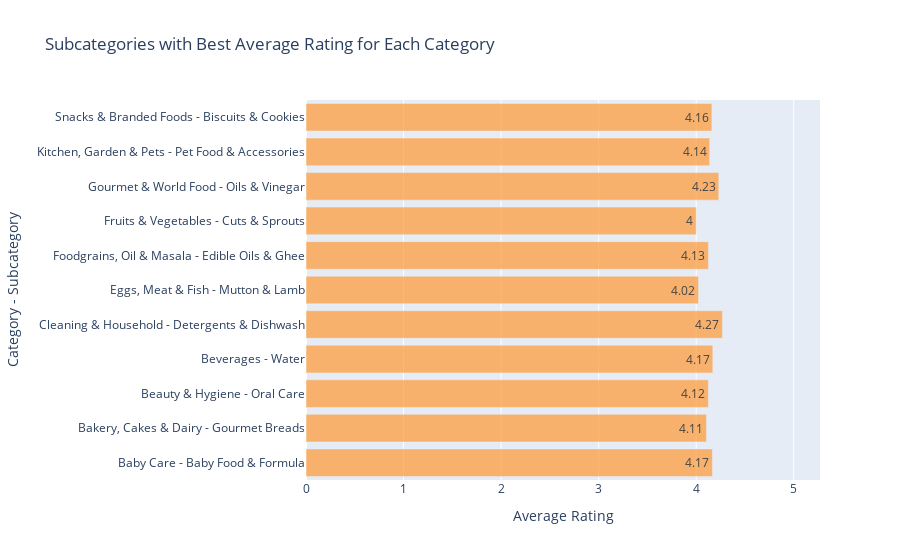
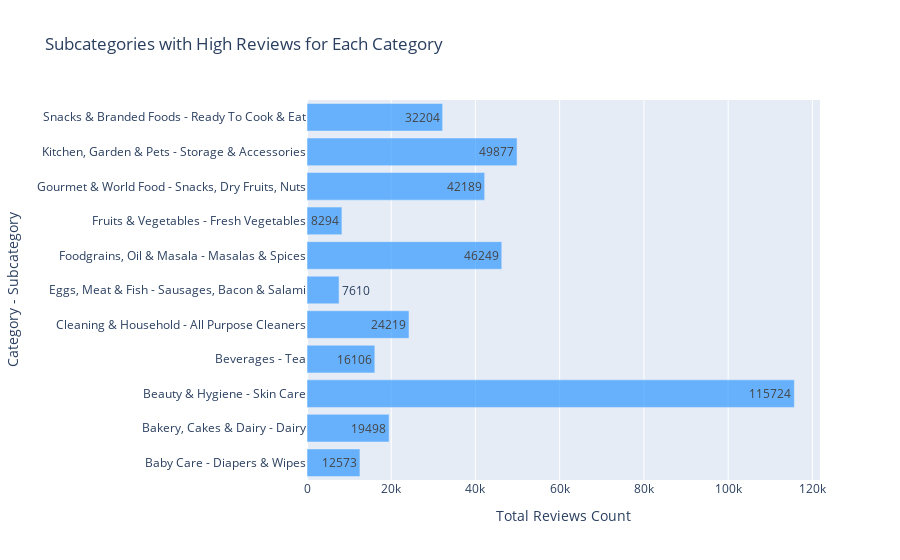

Source (notebook cell) for these figures, in order:
### Markdown cell above
### Combination of category and sub-category list to be shown in ppt

### Code cell
import plotly.graph_objects as go

# Create figure for best product rating
fig1 = go.Figure(go.Bar(
    y=best_subcategories_rating['category'] + ' - ' + best_subcategories_rating['product_subcategory'],
    x=best_subcategories_rating['avg_product_rating'],
    name='Average Product Rating',
    orientation='h',
    marker=dict(color='rgba(255, 153, 51, 0.7)'),
    text=best_subcategories_rating['avg_product_rating'].round(2),
    textposition='auto'
))

fig1.update_layout(
    title='Subcategories with Best Average Rating for Each Category',
    yaxis=dict(title='Category - Subcategory'),
    xaxis=dict(title='Average Rating', range=[0, best_subcategories_rating['avg_product_rating'].max() + 1]), 
    bargap=0.2,
    margin=dict(l=150),
)

# Create figure for best customer reviews count
fig2 = go.Figure(go.Bar(
    y=best_subcategories_reviews['category'] + ' - ' + best_subcategories_reviews['product_subcategory'],
    x=best_subcategories_reviews['total_reviews'],
    name='Total Customer Reviews Count',
    orientation='h',
    marker=dict(color='rgba(51, 153, 255, 0.7)'),
    text=best_subcategories_reviews['total_reviews'],
    textposition='auto'
))

fig2.update_layout(
    title='Subcategories with High Reviews for Each Category',
    yaxis=dict(title='Category - Subcategory'),
    xaxis=dict(title='Total Reviews Count'),
    bargap=0.2,
    margin=dict(l=150)
)

# Show the plots one below another
fig1.show()
fig2.show()

### Figure 1 — Plotly figure (JSON) as saved in the notebook; plotly's stock layout.template omitted (floating-point values rounded to 4 significant figures)
{"data": [{"marker": {"color": "rgba(255, 153, 51, 0.7)"}, "name": "Average Product Rating", "orientation": "h", "text": [4.17, 4.11, 4.12, 4.17, 4.27, 4.02, 4.13, 4, 4.23, 4.14, 4.16], "textposition": "auto", "type": "bar", "x": [4.166, 4.106, 4.125, 4.171, 4.269, 4.024, 4.126, 4.001, 4.232, 4.138, 4.161], "y": ["Baby Care - Baby Food & Formula", "Bakery, Cakes & Dairy - Gourmet Breads", "Beauty & Hygiene - Oral Care", "Beverages - Water", "Cleaning & Household - Detergents & Dishwash", "Eggs, Meat & Fish - Mutton & Lamb", "Foodgrains, Oil & Masala - Edible Oils & Ghee", "Fruits & Vegetables - Cuts & Sprouts", "Gourmet & World Food - Oils & Vinegar", "Kitchen, Garden & Pets - Pet Food & Accessories", "Snacks & Branded Foods - Biscuits & Cookies"]}], "layout": {"bargap": 0.2, "margin": {"l": 150}, "title": {"text": "Subcategories with Best Average Rating for Each Category"}, "xaxis": {"range": [0, 5.269], "title": {"text": "Average Rating"}}, "yaxis": {"title": {"text": "Category - Subcategory"}}}}

### Figure 2 — Plotly figure (JSON) as saved in the notebook; plotly's stock layout.template omitted (floating-point values rounded to 4 significant figures)
{"data": [{"marker": {"color": "rgba(51, 153, 255, 0.7)"}, "name": "Total Customer Reviews Count", "orientation": "h", "text": [12573, 19498, 115724, 16106, 24219, 7610, 46249, 8294, 42189, 49877, 32204], "textposition": "auto", "type": "bar", "x": [12573, 19498, 115724, 16106, 24219, 7610, 46249, 8294, 42189, 49877, 32204], "y": ["Baby Care - Diapers & Wipes", "Bakery, Cakes & Dairy - Dairy", "Beauty & Hygiene - Skin Care", "Beverages - Tea", "Cleaning & Household - All Purpose Cleaners", "Eggs, Meat & Fish - Sausages, Bacon & Salami", "Foodgrains, Oil & Masala - Masalas & Spices", "Fruits & Vegetables - Fresh Vegetables", "Gourmet & World Food - Snacks, Dry Fruits, Nuts", "Kitchen, Garden & Pets - Storage & Accessories", "Snacks & Branded Foods - Ready To Cook & Eat"]}], "layout": {"bargap": 0.2, "margin": {"l": 150}, "title": {"text": "Subcategories with High Reviews for Each Category"}, "xaxis": {"title": {"text": "Total Reviews Count"}}, "yaxis": {"title": {"text": "Category - Subcategory"}}}}
